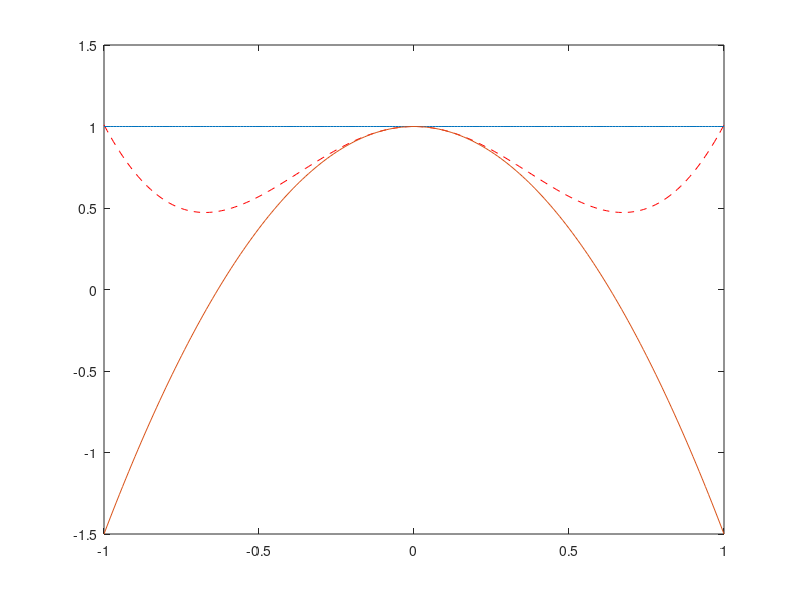

MATLAB code to generate this figure:
x=-1:0.01:1;
f=2*x.^2+cos(3*x);
plot(x,f,'r--')
hold on
%T1=1; trb sa fortam 1 sa fie vector T1=1*ones(1,length(x)) 1 linie, col cat lungimea lui x 
T1=1*ones(1,length(x));
T2=1-5/2*x.^2;   %parabola cu ramurile in jos pt ca semnul lui x^2 e minus
plot(x,T1)
hold on
plot(x,T2)